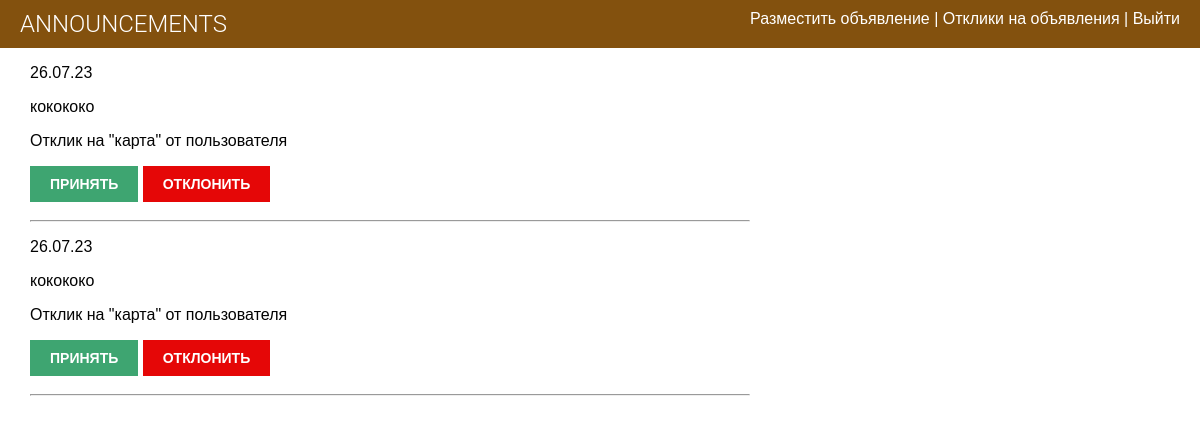
The page /comments/ (signed in) on the database its author committed.
### board/models.py (models this page shows, shortened)
class Comment(models.Model):
    announcement = models.ForeignKey(Announcement, on_delete=models.CASCADE, related_name='comments')
    name = models.CharField(max_length=80, verbose_name='Имя')
    email = models.EmailField()
    text = models.TextField(verbose_name="Отклик")
    created = models.DateTimeField(auto_now_add=True)
    updated = models.DateTimeField(auto_now=True)
    active = models.BooleanField(default=False)
    class Meta:
        ordering = ['-created']
        indexes = [models.Index(fields=['-created'])]

class Announcement(models.Model):
    title = models.CharField(max_length=250)
    author = models.ForeignKey(User, on_delete=models.CASCADE, related_name='person')
    text = models.TextField()
    image = models.ImageField(blank=True, upload_to='images/%Y/%m/%d/')
    url = models.URLField(blank=True)
    publish = models.DateTimeField(default=timezone.now)
    created = models.DateTimeField(auto_now_add=True)
    updated = models.DateTimeField(auto_now=True)
    category = models.ForeignKey('Category', on_delete=models.PROTECT, null=True, verbose_name='Категория',
                                 related_name='cats')
    class Meta:
        ordering = ['-publish']
        indexes = [models.Index(fields=['-publish'])]

### board/views.py (the view)
# urls.py: path('comments/', CommentList.as_view(), name="comment_list"),
class CommentList(LoginRequiredMixin, ListView):
    model = Comment
    template_name = 'announcement/comment_list.html'
    context_object_name = 'comment_list'
    ordering = '-created'
    def get_queryset(self):
        queryset = Comment.objects.filter(announcement__author=self.request.user)
        return queryset

### templates/announcement/comment_list.html
{% extends 'default.html' %}
{% block content %}
{% if comment_list %}
    {% for c in comment_list %}
        {% if c.status == True or c.status is None %}
            <p>{{ c.created|date:'d.m.y' }}</p>
            <p>{{ c.text }}</p>
            <p>Отклик на "{{ c.announcement.title }}" от пользователя {{ c.user }}</p>
                {% if c.status == True %}
                    <p>{{ c.text }}</p>
                {% else %}
                    <a href="{% url 'board:accept' pk=c.pk %}"><input type="submit" value="Принять" />
                    <a href="{% url 'board:deny' pk=c.pk %}"><input type="reset" value="Отклонить" />
                {% endif %}
            <hr>
        {% endif %}
    {% endfor %}
{% else %}
    Откликов нет
{% endif %}
{% endblock content %}

### static/style.css (style rules this page uses)
body { margin:0; padding:0; font-family:helvetica, sans-serif; background-color: rgb(255, 255, 255); }
a { color: rgb(9, 96, 33); text-decoration:none; }
p { color: #030303; }
input, textarea { clear:both; float:left; margin:0 0 10px; background: #e1dbdb; border:0; padding:6px 10px; font-size:12px; }
input[type=submit] { font-weight:bold; background: rgba(11, 141, 76, 0.79); color:#fff; padding:10px 20px; font-size:14px; text-transform:uppercase; float: inherit; }
input[type=reset] { font-weight:bold; background: rgb(229, 7, 7); color:#fff; padding:10px 20px; font-size:14px; text-transform:uppercase; float: inherit; }

### rows shown on the page
Comment: created "26.07.23", text "кокококо", announcement "карта"
Comment: created "26.07.23", text "кокококо", announcement "карта"
